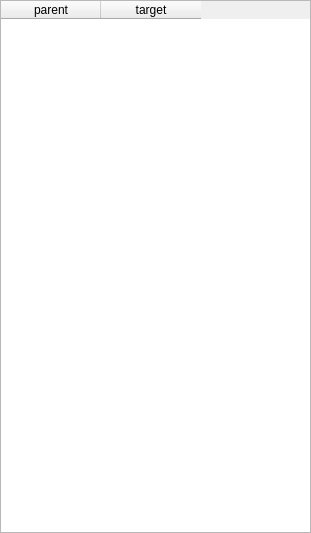
<?xml version="1.0" encoding="UTF-8"?>
<ui version="4.0">
 <class>find_match_widget</class>
 <widget class="QWidget" name="find_match_widget">
  <property name="geometry">
   <rect>
    <x>0</x>
    <y>0</y>
    <width>311</width>
    <height>533</height>
   </rect>
  </property>
  <property name="windowTitle">
   <string>Find match</string>
  </property>
  <layout class="QVBoxLayout" name="verticalLayout">
   <property name="spacing">
    <number>0</number>
   </property>
   <property name="margin">
    <number>0</number>
   </property>
   <item>
    <widget class="QTableWidget" name="find_match_tableWidget">
     <column>
      <property name="text">
       <string>parent</string>
      </property>
     </column>
     <column>
      <property name="text">
       <string>target</string>
      </property>
     </column>
    </widget>
   </item>
  </layout>
 </widget>
 <resources/>
 <connections/>
</ui>
